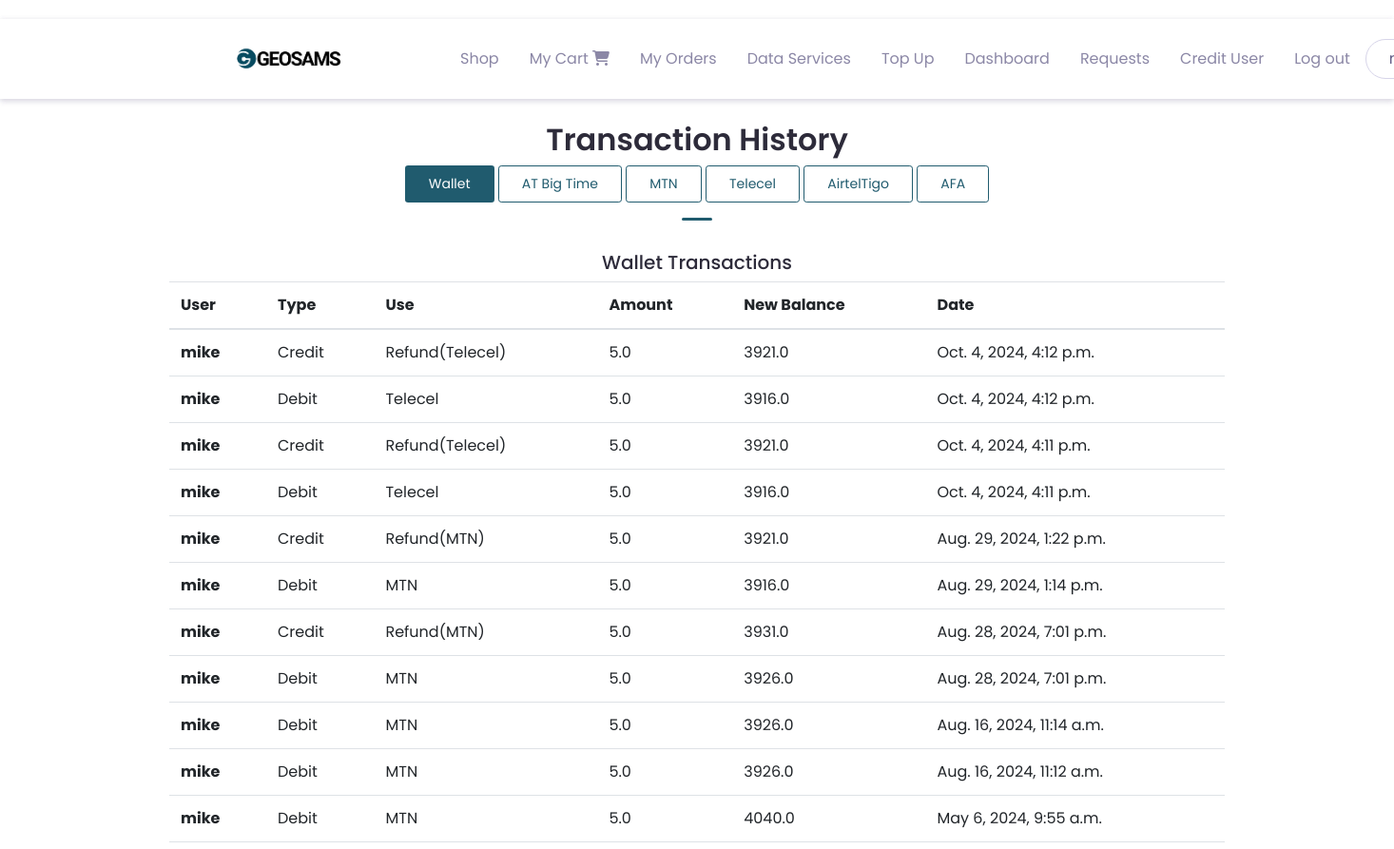
Before: /history/wallet (signed in, upper part) with the older database file.
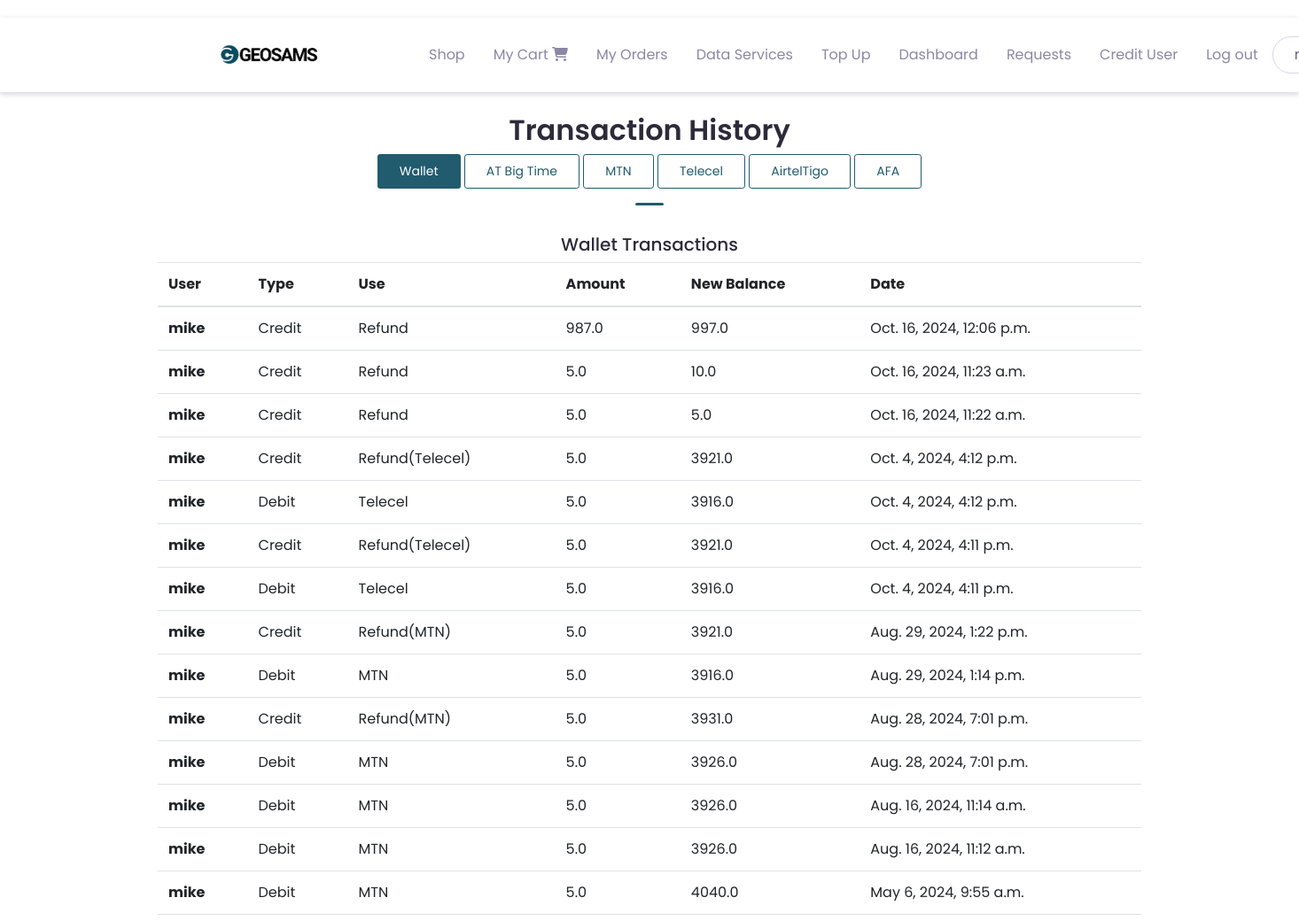
After: the same page with the newer database file.
### intel_app/models.py (models this page shows)
class WalletTransaction(models.Model):
    user = models.ForeignKey(CustomUser, on_delete=models.CASCADE)
    choices = (
        ("Debit", "Debit"),
        ("Credit", "Credit"),
    )
    transaction_type = models.CharField(max_length=250, null=True, blank=True, choices=choices)
    transaction_date = models.DateTimeField(auto_now_add=True)
    transaction_use = models.CharField(max_length=250, null=True, blank=True)
    transaction_amount = models.FloatField(null=False)
    new_balance = models.FloatField(null=True)

class CustomUser(AbstractUser):
    first_name = models.CharField(max_length=100, null=False, blank=False)
    last_name = models.CharField(max_length=100, null=False, blank=False)
    username = models.CharField(max_length=100, null=False, blank=False, unique=True)
    email = models.EmailField(max_length=250, null=False, blank=False)
    phone = models.PositiveIntegerField(null=True, blank=True)
    wallet = models.FloatField(null=True, blank=True, default=0.0)
    choices = (
        ("User", "User"),
        ("Agent", "Agent"),
        ("Super Agent", "Super Agent")
    )
    status = models.CharField(max_length=250, null=False, blank=False, choices=choices, default="User")
    password1 = models.CharField(max_length=100, null=False, blank=False)
    password2 = models.CharField(max_length=100, null=False, blank=False)
    data_bundle_access = models.BooleanField(default=True, null=True, blank=True)
    def __str__(self):
        return self.username

### intel_app/views.py (the view)
# urls.py: path('history/wallet', views.wallet_history, name='wallet_history'),
@login_required(login_url='login')
def wallet_history(request):
    user_wallet_transactions = models.WalletTransaction.objects.filter(user=request.user).order_by(
        'transaction_date').reverse()[:500]
    header = "Wallet Transactions"
    net = "wallet"
    context = {'txns': user_wallet_transactions, "header": header, "net": net}
    return render(request, "layouts/wallet_history.html", context=context)

### intel_app/templates/layouts/wallet_history.html (shortened to what this page needs)
{% extends 'base.html' %}
  {% block content %}
  {% include 'inc/header.html' %}
  <header>
    {% include 'inc/header.html' %}
  </header>
  <main>
    <div class="page-section mt-5" id="services">
      <div class="container">
            <div class="text-center">
                <h2 class="title-section">Transaction History</h2>
                {% if net == "tigo" %}
                <div>
                    <a href="{% url 'history' %}" class="btn btn-sm btn-primary">AirtelTigo</a>
                    <a href ="{% url 'mtn-history' %}" class="btn btn-sm btn-outline-primary">MTN</a>
                    <a href ="{% url 'bt-history' %}" class="btn btn-sm btn-outline-primary">AT Big Time</a>
                    <a href ="{% url 'voda-history' %}" class="btn btn-sm btn-outline-primary">Telecel</a>
                     <a href ="{% url 'afa-history' %}" class="btn btn-sm btn-outline-primary">AFA</a>
                    <a href ="{% url 'wallet_history' %}" class="btn btn-sm btn-outline-primary">Wallet</a>
                </div>
                {% elif net == "wallet" %}
                <div>
                    <a href ="{% url 'wallet_history' %}" class="btn btn-sm btn-primary">Wallet</a>
                    <a href="{% url 'bt-history' %}" class="btn btn-sm btn-outline-primary">AT Big Time</a>
                    <a href ="{% url 'mtn-history' %}" class="btn btn-sm btn-outline-primary">MTN</a>
                    <a href ="{% url 'voda-history' %}" class="btn btn-sm btn-outline-primary">Telecel</a>
                    <a href="{% url 'history' %}" class="btn btn-sm btn-outline-primary">AirtelTigo</a>
                     <a href ="{% url 'afa-history' %}" class="btn btn-sm btn-outline-primary">AFA</a>
                </div>
                {% endif %}
                <div class="divider mx-auto"></div>
                <h5>{{header}}</h5>
            </div>
            <div class="table-responsive">
                <table id="myTable" class="table">
                    <thead>
                    <tr>
                        <th scope="col">User</th>
                        <th scope="col">Type</th>
                        <th scope="col">Use</th>
                        <th scope="col">Amount</th>
                        <th scope="col">New Balance</th>
                        <th scope="col">Date</th>
                    </tr>
                    </thead>
                    <tbody>
                    {% for txn in txns %}
                        <tr>
                            <th scope="row">{{txn.user}}</th>
                            <td>{{txn.transaction_type}}</td>
                            <td>{{txn.transaction_use}}</td>
                            <td>{{txn.transaction_amount}}</td>
                            <td>{{txn.new_balance}}</td>
                            <td>{{txn.transaction_date}}</td>
                        </tr>
                    {% endfor %}
                    </tbody>
                </table>
            </div>
      </div>
  </div>
  </main>
{% endblock %}

Changed rows visible on the page:
added WalletTransaction: user "mike", transaction_type "Credit", transaction_use "Refund", transaction_amount "987.0", new_balance "997.0", transaction_date "Oct. 16, 2024, 12:06 p.m."
added WalletTransaction: user "mike", transaction_type "Credit", transaction_use "Refund", transaction_amount "5.0", new_balance "10.0", transaction_date "Oct. 16, 2024, 11:23 a.m."
added WalletTransaction: user "mike", transaction_type "Credit", transaction_use "Refund", transaction_amount "5.0", new_balance "5.0", transaction_date "Oct. 16, 2024, 11:22 a.m."
